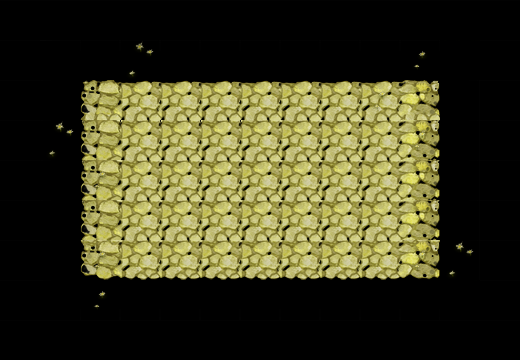

This is a level from a 2D game, rendered from its Tiled map with the project's own tilesets. A one-line summary and the map file follow, with tile-layer data summarised:
An orthogonal 13x9 tile map with 40x40 px tiles, 3 tile layers (块层 1, 块层 3, 块层 2).

<map version="1.0" orientation="orthogonal" width="13" height="9" tilewidth="40" tileheight="40">
 <tileset firstgid="1" name="clmap_skin" tilewidth="40" tileheight="40">
  <image source="clmap_skin.png" width="400" height="440" />
 </tileset>
 <layer name="块层 1" width="13" height="9">
  <data>[117 cells, 45 non-empty, 10 distinct tile ids]</data>
 </layer>
 <layer name="块层 3" width="13" height="9">
  <data>[117 cells, 10 non-empty, 2 distinct tile ids]</data>
 </layer>
 <layer name="块层 2" width="13" height="9">
  <data>[117 cells, 72 non-empty, 9 distinct tile ids]</data>
 </layer>
</map>
